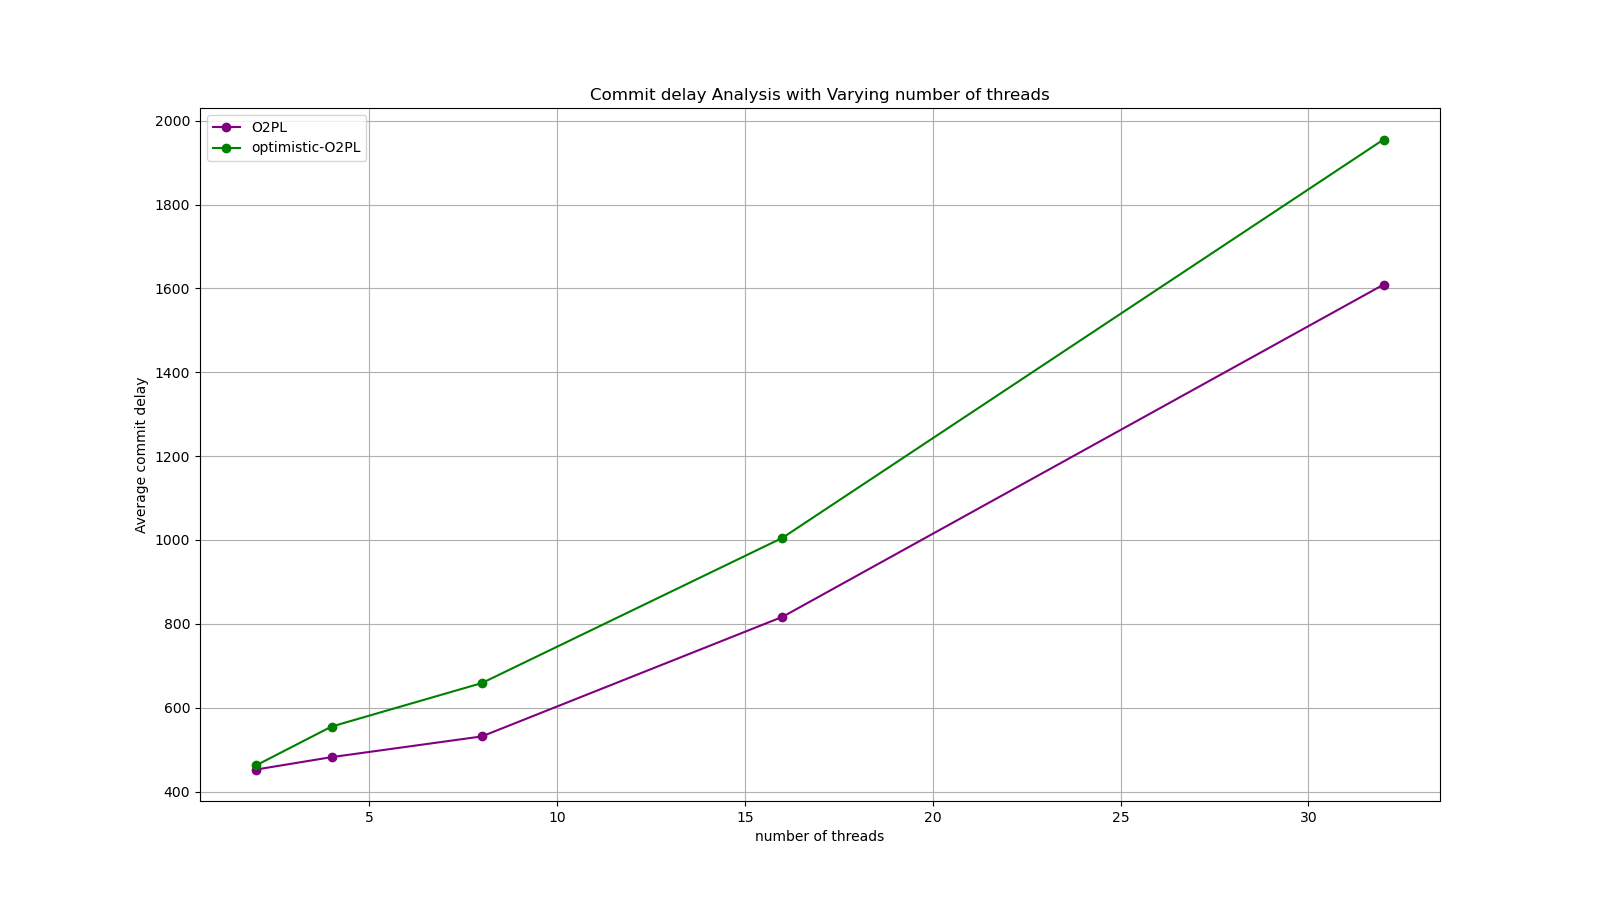

Reproduce this figure in Python.
# AbortCount analysis with varying threads 2-32

import matplotlib.pyplot as plt
import os
import numpy as np

# Data
numThreads = [2, 4, 8, 16, 32]
O2PL =[452.5, 481.994, 531.406, 816.576, 1609.22]
OO2PL = [462.706, 554.908, 658.656, 1005.07, 1955.26]

# make a big plot
plt.figure(figsize=(16, 9))

# plot data
plt.plot(numThreads, O2PL, label='O2PL', marker='o', color='purple')
plt.plot(numThreads, OO2PL, label='optimistic-O2PL', marker='o', color='green')

# show grid lines
plt.grid(True)

plt.xlabel('number of threads')
plt.ylabel('Average commit delay')
plt.title('Commit delay Analysis with Varying number of threads')
plt.legend()
script_name = os.path.splitext(os.path.basename(__file__))[0]
plt.savefig(f"{script_name}.png")
plt.show()
